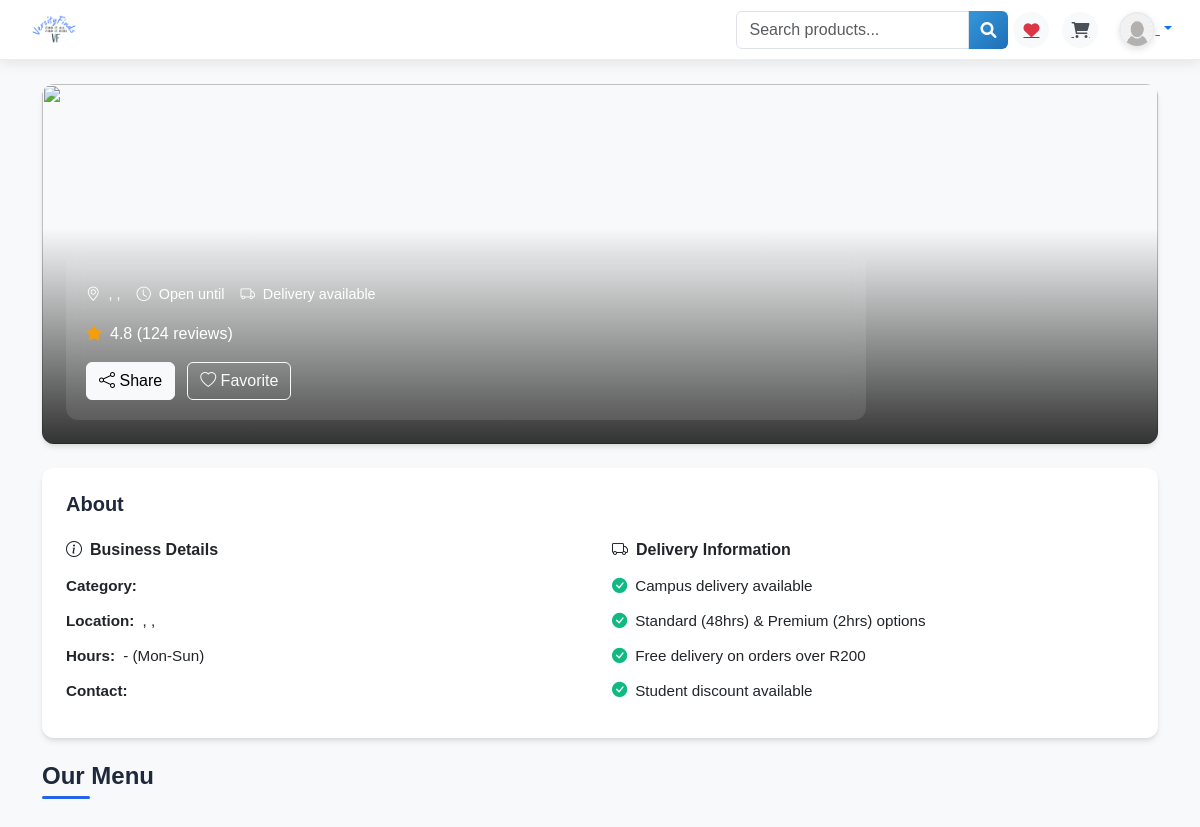
/shop/view_business_products/54, run on an earlier commit of the app's database.
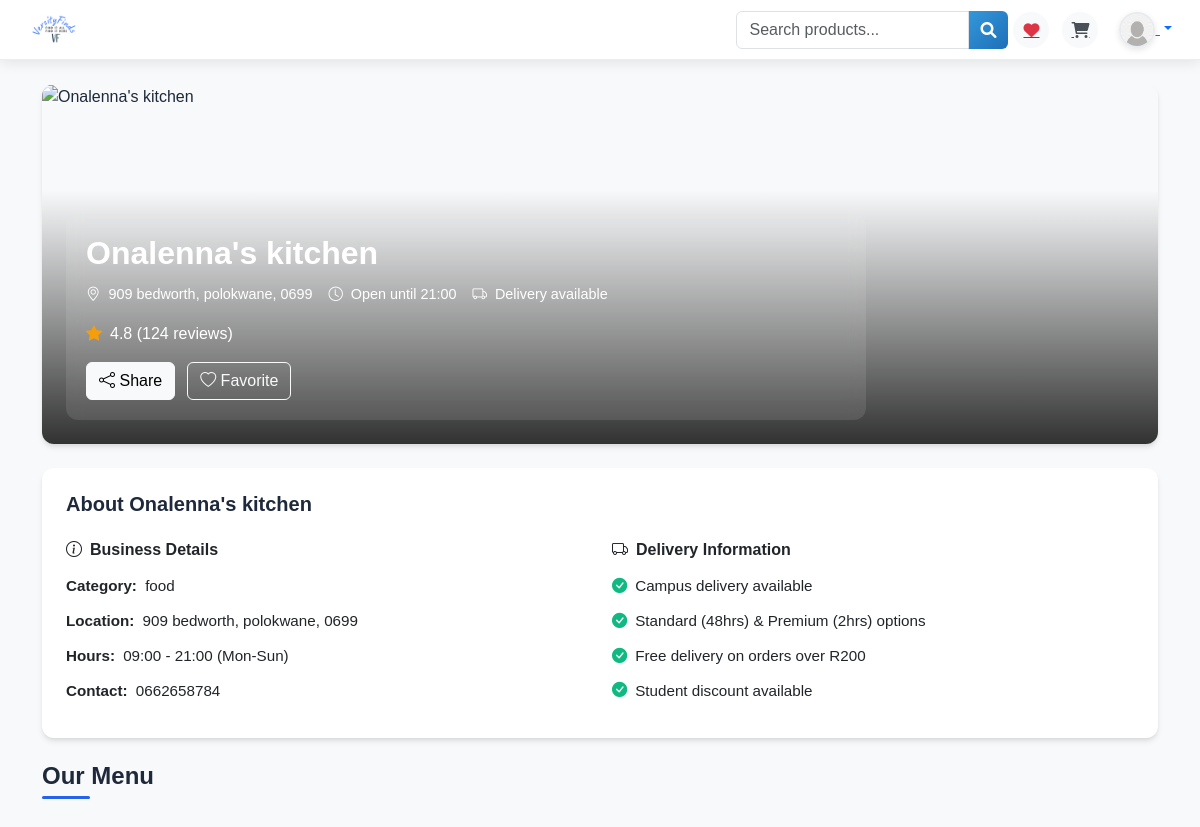
And on a later commit of the database.
### seller/wrap_models/business_model.py (models this page shows, shortened)
class BusinessInformation(models.Model):
    BUSINESS_CATEGORIES = [
        ('dropship', 'Dropship'),
        ('food', 'Food & beverages'),
        ('clothing', 'Clothing'),
        ('technology', 'Technology'),
        ('other', 'Other'),
    ]
    name = models.CharField(max_length=200)
    business_type = models.CharField(max_length=200)
    description = models.TextField()
    registration_number = models.CharField(max_length=200, unique=False)
    category = models.CharField(max_length=50, choices=BUSINESS_CATEGORIES, default='other')
    phone = models.CharField(max_length=20, blank=True, null=False)
    telephone = models.CharField(max_length=20, blank=True, null=True)
    email = models.CharField(max_length=200,unique=False)
    owner = models.ForeignKey(User, on_delete=models.CASCADE, related_name="businesses")
    open_time = models.CharField(max_length=50)
    close_time = models.CharField(max_length=50)
    date_created = models.DateTimeField(auto_now_add=True)
    status = models.CharField(max_length=50, default="pending")
    class Meta:
        verbose_name_plural = "Businesses"

class Address(models.Model):
    PROVINCE_CHOICES = [
        ('GP', 'Gauteng'),
    ]
    ADDRESS_TYPES = [
        ('residential', 'Residential'),
        ('business', 'Business'),
        ('postal', 'Postal'),
        ('other', 'Other'),
    ]
    business = models.ForeignKey(BusinessInformation, on_delete=models.CASCADE, related_name="addresses")
    address_line_1 = models.CharField(max_length=255, verbose_name="Street Address")
    address_line_2 = models.CharField(max_length=255, blank=True, null=True, verbose_name="Complex/Apartment")
    suburb = models.CharField(max_length=100, verbose_name="Suburb")
    city = models.CharField(max_length=100, verbose_name="City/Municipality")
    province = models.CharField(max_length=2, choices=PROVINCE_CHOICES, verbose_name="Province")
    postal_code = models.CharField(max_length=4, verbose_name="Postal Code")  # SA postal codes are 4 digits
    latitude = models.DecimalField(max_digits=9, decimal_places=6, blank=True, null=True)
    longitude = models.DecimalField(max_digits=9, decimal_places=6, blank=True, null=True)
    address_type = models.CharField(max_length=20, choices=ADDRESS_TYPES, default='business', verbose_name="Address Type")
    created_at = models.DateTimeField(auto_now_add=True)
    updated_at = models.DateTimeField(auto_now=True)
    class Meta:
        verbose_name_plural = "Addresses"

### shop/views.py (the view)
# urls.py: path('view_business_products/<int:business_id>', views.view_business_products, name='view_business_products'),
def view_business_products(request,business_id):
    products = Product.objects.filter(status="active").all()
    business = BusinessInformation.objects.filter(id=int(business_id)).first()  # Get the first business object
    products = Product.objects.filter(business=business).all()  # Get all products for the business
    address = Address.objects.filter(business=business).first()  # Get the first address for the business
    categories = {}
    for product in products:
        category = product.category
        if category not in categories:
            categories[category] = []
        categories[category].append(product)
    return render(request,'products/business_products.html',{'business':business,'categories':categories, 'address':address})

### shop/templates/products/business_products.html (shortened to what this page needs)
{% extends 'products/shop_base2.html' %}
{% block home %}
<div class="container py-4">
    <div class="business-hero">
        <img src="https://images.unsplash.com/photo-1555396273-367ea4eb4db5?ixlib=rb-4.0.3&ixid=M3wxMjA3fDB8MHxwaG90by1wYWdlfHx8fGVufDB8fHx8fA%3D%3D&auto=format&fit=crop&w=1374&q=80" class="business-hero-image" alt="{{business.name}}">
        <div class="business-hero-overlay">
            <div class="business-data">
                <h1 class="business-name">{{business.name}}</h1>
                <div class="business-meta">
                    <span class="business-meta-item">
                        <i class="bi bi-geo-alt"></i> {{address.address_line_1}} {{address.address_line_2}}, {{address.suburb}}, {{address.postal_code}}
                    </span>
                    <span class="business-meta-item">
                        <i class="bi bi-clock"></i> Open until {{business.close_time}}
                    </span>
                    <span class="business-meta-item">
                        <i class="bi bi-truck"></i> Delivery available
                    </span>
                </div>
                <div class="business-rating">
                    <i class="bi bi-star-fill"></i> 4.8 (124 reviews)
                </div>
                <div class="business-actions">
                    <button class="btn btn-light">
                        <i class="bi bi-share"></i> Share
                    </button>
                    <button class="btn btn-outline-light">
                        <i class="bi bi-heart"></i> Favorite
                    </button>
                </div>
            </div>
        </div>
    </div>
    <div class="card info-card mb-4">
        <div class="card-body p-4">
            <h3 class="info-card-title">About {{business.name}}</h3>
            <div class="row">
                <div class="col-md-6 mb-4 mb-md-0">
                    <h5 class="info-section-title">
                        <i class="bi bi-info-circle"></i> Business Details
                    </h5>
                    <ul class="info-list">
                        <li><strong>Category:</strong> {{business.category}}</li>
                        <li><strong>Location:</strong> {{address.address_line_1}} {{address.address_line_2}}, {{address.suburb}}, {{address.postal_code}}</li>
                        <li><strong>Hours:</strong> {{business.open_time}} - {{business.close_time}} (Mon-Sun)</li>
                        <li><strong>Contact:</strong> {{business.phone}}</li>
                    </ul>
                </div>
                <div class="col-md-6">
                    <h5 class="info-section-title">
                        <i class="bi bi-truck"></i> Delivery Information
                    </h5>
                    <div>
                        <div class="delivery-item">
                            <i class="bi bi-check-circle-fill"></i>
                            <span>Campus delivery available</span>
                        </div>
                        <div class="delivery-item">
                            <i class="bi bi-check-circle-fill"></i>
                            <span>Standard (48hrs) & Premium (2hrs) options</span>
                        </div>
                        <div class="delivery-item">
                            <i class="bi bi-check-circle-fill"></i>
                            <span>Free delivery on orders over R200</span>
                        </div>
                        <div class="delivery-item">
                            <i class="bi bi-check-circle-fill"></i>
                            <span>Student discount available</span>
                        </div>
                    </div>
                </div>
            </div>
        </div>
    </div>
    <h2 class="section-title">Our Menu</h2>
    <div class="category-tabs">
    </div>
</div>
{% endblock %}

What changed in the data, as far as the page shows it:
added BusinessInformation: name "Onalenna's kitchen", close_time "21:00", category "food", open_time "09:00", phone "0662658784"
added Address: address_line_1 "909", address_line_2 "bedworth", suburb "polokwane", postal_code "0699"
